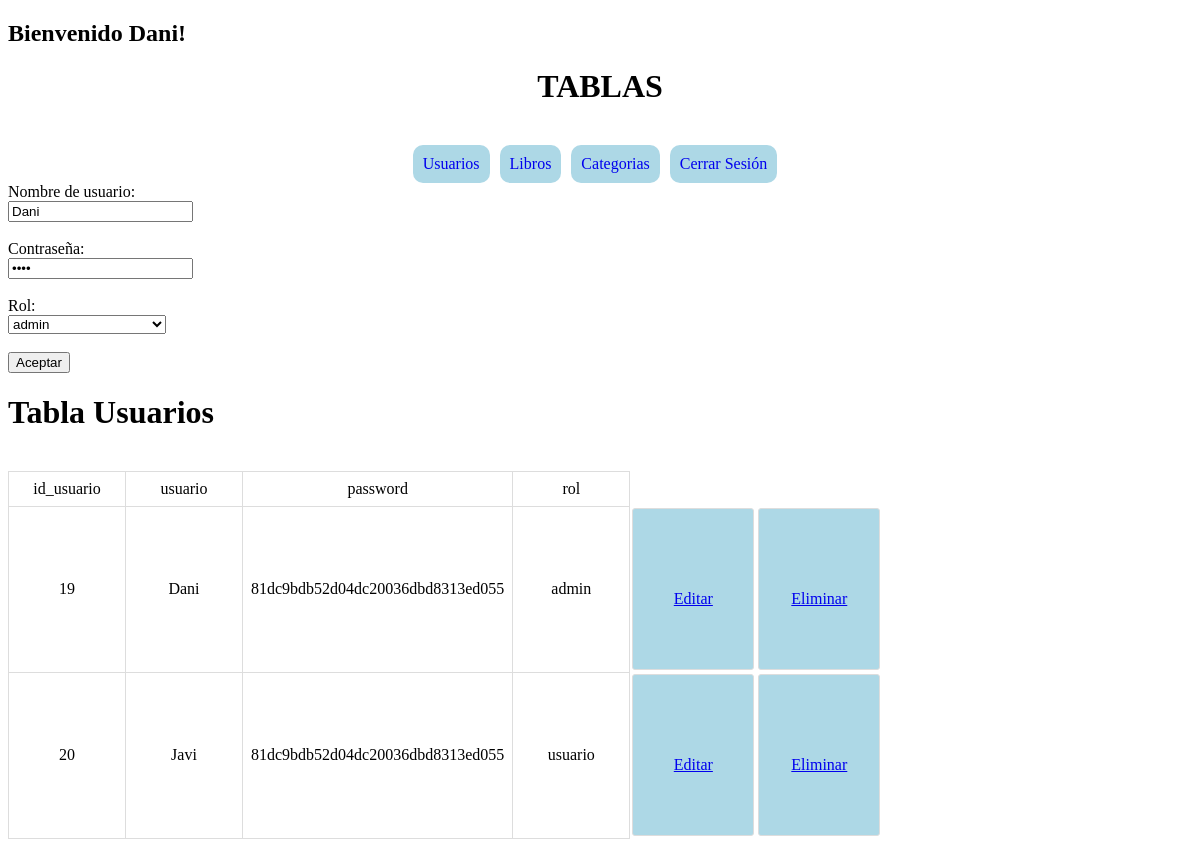
/libreria/Usuarios.php?id_usuario=19&editar (signed in), run on the app's committed database.
### tables this page shows
CREATE TABLE `usuarios` (
  `id_usuario` int(11) NOT NULL,
  `usuario` varchar(40) NOT NULL,
  `password` varchar(32) NOT NULL,
  `rol` tinyint(1) NOT NULL
);

CREATE TABLE `roles` (
  `id_rol` tinyint(1) NOT NULL,
  `nombre_roles` varchar(30) NOT NULL
);

### libreria/CrudUsuarios.php (called while the page is built, shortened)
<?php
class Usuarios{
    public function showUsuario(){
        $sqlConnection = new Connection();
        $mySQL = $sqlConnection->getConnection();
        $sql = "SELECT usuarios.*, roles.nombre_roles from usuarios JOIN roles on roles.id_rol=usuarios.rol";
        $result = $mySQL->query($sql);
        return $result->fetch_all(MYSQLI_BOTH);
    }
    public function showOneUsuario($data)
    {
        $sqlConnection = new Connection();
        $mySQL = $sqlConnection->getConnection();
        $sql = "SELECT * FROM usuarios WHERE usuarios.id_usuario = $data[0]";
        $result = $mySQL->query($sql);
        return $result->fetch_array(MYSQLI_BOTH);
    }
}
?>

### libreria/CrudRoles.php (called while the page is built, shortened)
<?php
class Roles{
    public function showRoles(){
        $sqlConnection = new Connection();
        $mySQL = $sqlConnection->getConnection();
        $sql = "SELECT * FROM roles";
        $result = $mySQL->query($sql);
        return $result->fetch_all(MYSQLI_BOTH);
    }
}
?>

### libreria/Usuarios.php (the view, shortened to what this page needs)
<?php
require("CrudUsuarios.php");
require("CrudRoles.php");
$dataBase = new Usuarios();
$dataBaseroles = new Roles();
$roles = $dataBaseroles->showRoles();
$users = $dataBase->showUsuario();
?>
<!DOCTYPE html>
<html lang="en">
<head>
    <link rel="stylesheet" href="style.css">
</head>
<body>
<?php include("menu.php")?>
<table>
        <?php if (isset($_GET["editar"])){
            $id_usuario = $_GET["id_usuario"];
            $data = [$id_usuario];
            $usuariosById = $dataBase->showOneUsuario($data);
            $usuario =  $usuariosById[1];
            $password = $usuariosById[2];
            $rol = $usuariosById[3];
            ?>
        <form method="post" action="<?php echo $_SERVER["PHP_SELF"];?>">
            Nombre de usuario: <br><input type="text" name="nombreUsuario" value="<?php echo $usuario;?>"><br><br>
            Contraseña: <br><input type="password" name="contraseña" value="<?php echo $password;?>"><br><br>
            Rol: <br>
            <select name="rol">
                <?php
                foreach ($roles as $userRol) {
                    ?>
                    <?php if ($rol == $userRol["id_rol"]){?>
                    <option selected value="<?php echo $userRol["id_rol"];?>"><?php echo $userRol["nombre_roles"];?></option>
                    <?php }else{?>
                        <option value="<?php echo $userRol["id_rol"];?>"><?php echo $userRol["nombre_roles"];?></option>
                    <?php }}?>
            </select>
            <br><br>
            <input type="submit" value="Aceptar" name="enviarEditar">
        </form>
                <?php }?>
    <h1>Tabla Usuarios</h1>
    <br>
        <tr>
            <td>id_usuario</td>
            <td>usuario</td>
            <td>password</td>
            <td>rol</td>
        </tr>
        <?php
foreach ($users as $user) {
    $password = $user["password"];
    $passwordEncrypt = md5($password);
    ?>
        <tr>
            <td><?php echo $user[0];?></td>
            <td><?php echo $user[1];?></td>
            <td><?php echo $passwordEncrypt;?></td>
            <td><?php echo $user["nombre_roles"];?></td>
            <td class="edit-button"><a href="Usuarios.php?id_usuario=<?php echo $user[0];?>&editar">Editar</a></td>
            <td class="delete-button" ><a href="#" onclick="eliminarUsuario('<?php echo $user[0];?>','<?php echo $user[1];?>')">Eliminar</a></td>
        </tr>
        <?php }?>
    </table>
</body>
</html>

### libreria/style.css (style rules this page uses)
table { width: 100%; border-collapse: collapse; margin-bottom: 20px; }
th, td { border: 1px solid #dddddd; text-align: left; padding: 8px; }
td:last-child, th:last-child { text-align: center; }
td { width: 100px; text-align: center; }
td a { padding-top: 20px; }
.edit-button, .delete-button { padding: 5px 10px; text-decoration: none; margin: 2px; display: inline-flex; justify-content: center; align-items: center; border-radius: 3px; cursor: pointer; width: 100px; height: 150px; }
.edit-button { background-color: lightblue; color: black; text-align: center; }
.delete-button { background-color: lightblue; color: black; text-align: center; }
select { width: 158px; }

### data on the page
usuarios: nombreUsuario "Dani", id_usuario "19", usuario "Dani", password "81dc9bdb52d04dc20036dbd8313ed055", rol.nombre_roles "admin"
usuarios: id_usuario "20", usuario "Javi", password "81dc9bdb52d04dc20036dbd8313ed055", rol.nombre_roles "usuario"

### other printed values
$_SESSION['usuario'] "Dani"
form field rol "admin"
